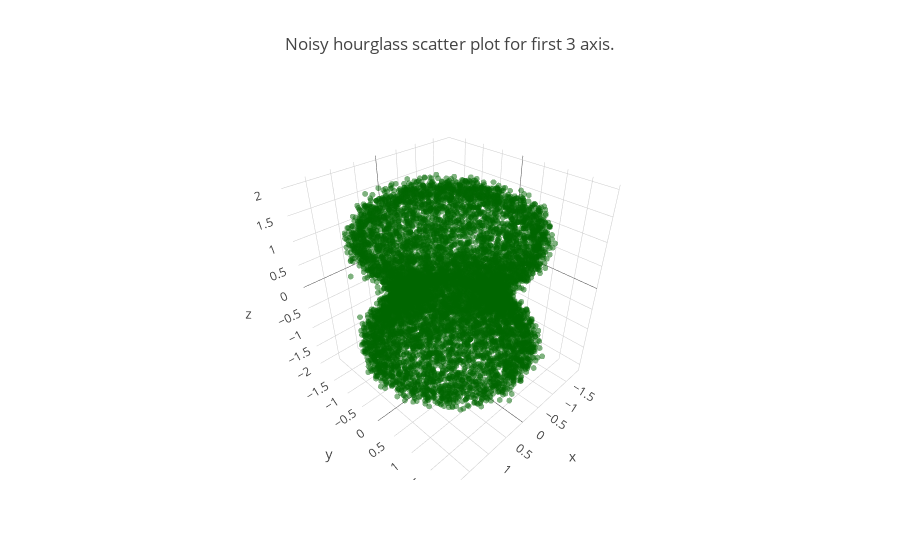

Notebook code for this chart:
### Markdown cell above
We can visualize dataset with the following plots:

### Code cell
from megaman.plotter.scatter_3d import scatter_plot3d_plotly
import plotly.graph_objs as go

t_data = scatter_plot3d_plotly(data,marker=dict(color='rgb(0, 102, 0)',opacity=0.5))
l_data = go.Layout(title='Noisy hourglass scatter plot for first 3 axis.')
f_data = go.Figure(data=t_data,layout=l_data)
iplot(f_data)

### Figure 1 — Plotly figure (JSON) as saved in the notebook; plotly's stock layout.template omitted (floating-point values rounded to 4 significant figures; data arrays with more than 128 entries replaced by an {"elided": "..."} marker saying what was removed)
{"data": [{"marker": {"color": "rgb(0, 102, 0)", "opacity": 0.5, "size": 2}, "mode": "markers", "name": "Embedding", "type": "scatter3d", "x": {"elided": "10000 float values"}, "y": {"elided": "10000 float values"}, "z": {"elided": "10000 float values"}}], "layout": {"title": "Noisy hourglass scatter plot for first 3 axis."}}
